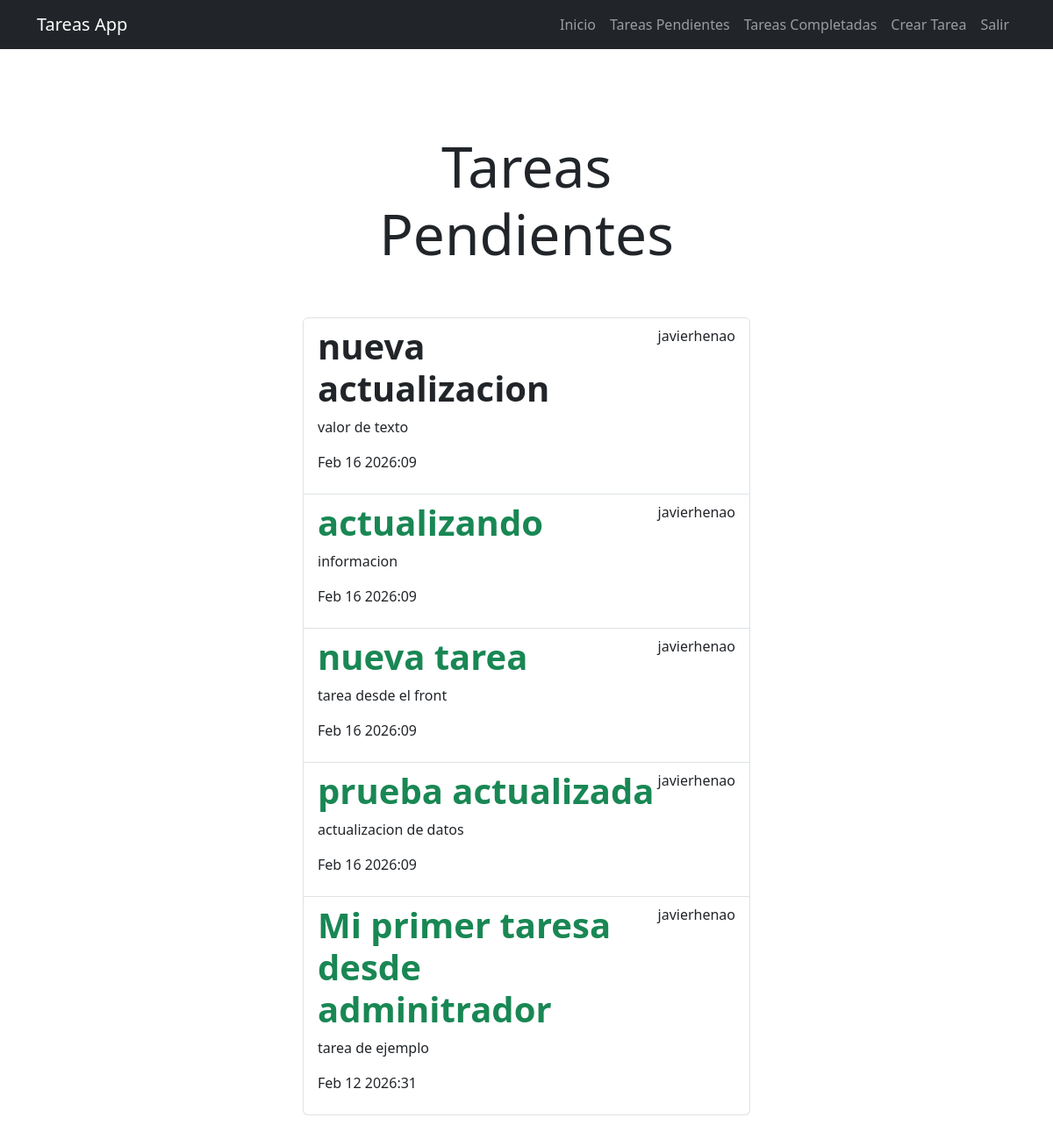
Screenshot of /tasks_completed/ (signed in) with the database file from the repository.
### tasks/models.py (models this page shows, shortened)
class Task(models.Model):
    title = models.CharField(max_length=200)
    description = models.TextField(blank=True)
    created = models.DateTimeField(auto_now_add=True)
    datecompleted = models.DateTimeField(null=True, blank=True)
    important = models.BooleanField(default=False)
    user = models.ForeignKey(User, on_delete=models.CASCADE)

### tasks/views.py (the view)
# urls.py: path('tasks_completed/', tasks_completed, name='tasks_completed'),
@login_required
def tasks_completed(request):
    task=Task.objects.filter(user=request.user, datecompleted__isnull=False).order_by('-datecompleted') # Muestra solo las tareas de cada usuario logueado
    return render(request, 'tasks.html', {'tasks': task})

### tasks/templates/tasks.html
{% extends "base.html" %} {% block content %}
<main class="container p-5">
    <div class="row">
        <div class="col-md-6 offset-md-3">
            <h1 class="text-center display-3 py-5">Tareas Pendientes</h1>
            <ul class="list-group">
                {% for task in tasks %}
                <a class="list-group-item" href="{% url 'task_detail' task.id %}">
                    <header class="d-flex justify-content-between">
                        {% if task.important %}
                        <h1 class="fw-bold text-success">{{task.title}}</h1>
                        {% else %}
                        <h1 class="fw-bold">{{task.title}}</h1>
                        {% endif %}
                        <p>{{task.user.username}}</p>
                    </header>
                    <p>{{task.description}}</p>
                    <p>{{task.datecompleted|date:'M j Y:i'}}</p>
                </a>
                {% endfor %}
            </ul>
        </div>
    </div>
</main>
{% endblock content %}

### rows the page displays
Task: title "nueva actualizacion", user.username "javierhenao", description "valor de texto", datecompleted "Feb 16 2026:09"
Task: title "actualizando", user.username "javierhenao", description "informacion", datecompleted "Feb 16 2026:09"
Task: title "nueva tarea", user.username "javierhenao", description "tarea desde el front", datecompleted "Feb 16 2026:09"
Task: title "prueba actualizada", user.username "javierhenao", description "actualizacion de datos", datecompleted "Feb 16 2026:09"
Task: title "Mi primer taresa desde adminitrador", user.username "javierhenao", description "tarea de ejemplo", datecompleted "Feb 12 2026:31"
